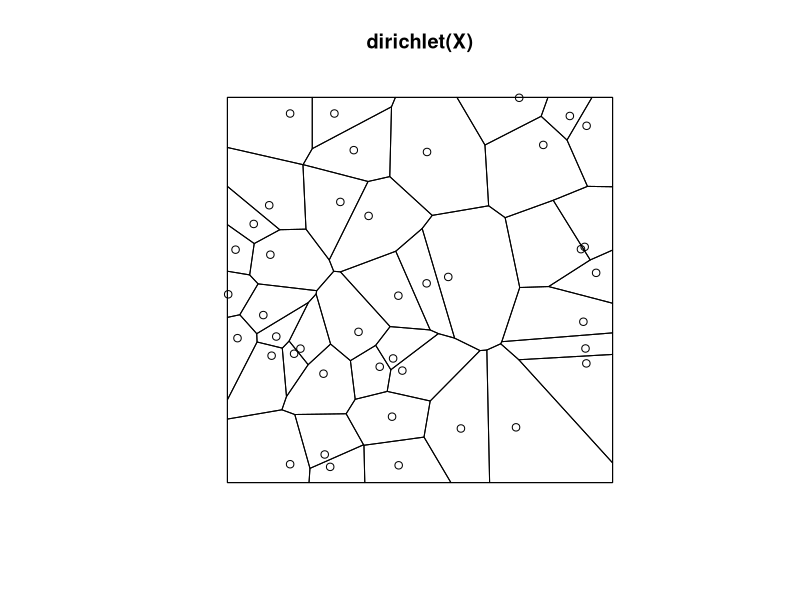

Generate this figure with R:
library(spatstat)


### Name: dirichlet
### Title: Dirichlet Tessellation of Point Pattern
### Aliases: dirichlet
### Keywords: spatial manip

### ** Examples

  X <- runifpoint(42)
  plot(dirichlet(X))
  plot(X, add=TRUE)
